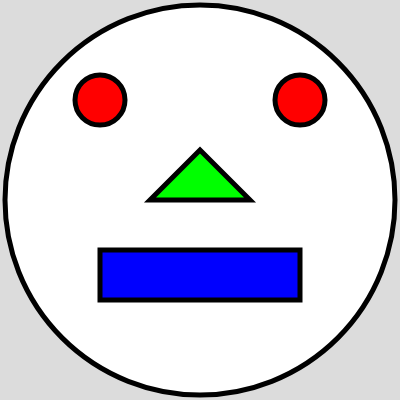
Frame 1 (no input)
Frame 60 (no input): identical to frame 1, image omitted
Frame 120 (the mouse pressed at the canvas centre since frame 60): identical to frame 1, image omitted

The p5.js sketch that drew this single still picture (run headless with seeded random() and noise() and a simulated clock; from frame 60 on, the mouse is pressed at the canvas centre):

// p5.js sketch
// ── sketch.js
function setup() {
  createCanvas(400, 400);
}

function draw() {
  background(220);

  // 얼굴 : 원
  strokeWeight(5);
  fill(255, 255, 255);
  ellipse(200, 200, 390);  
  
  //원 : 빨간색
  
  //noStroke();
  //fill(random(255), random(255), random(255));
  fill(255, 0, 0);
  ellipse(100, 100, 50);  
  ellipse(300, 100, 50);  
  

  //삼각형 : 초록색
  fill(0, 255, 0);
  triangle(200, 150, 150, 200, 250, 200);
  
  
  //사각형 : 파란색
  fill(0, 0, 255);
  rect(100, 250, 200, 50);
}
